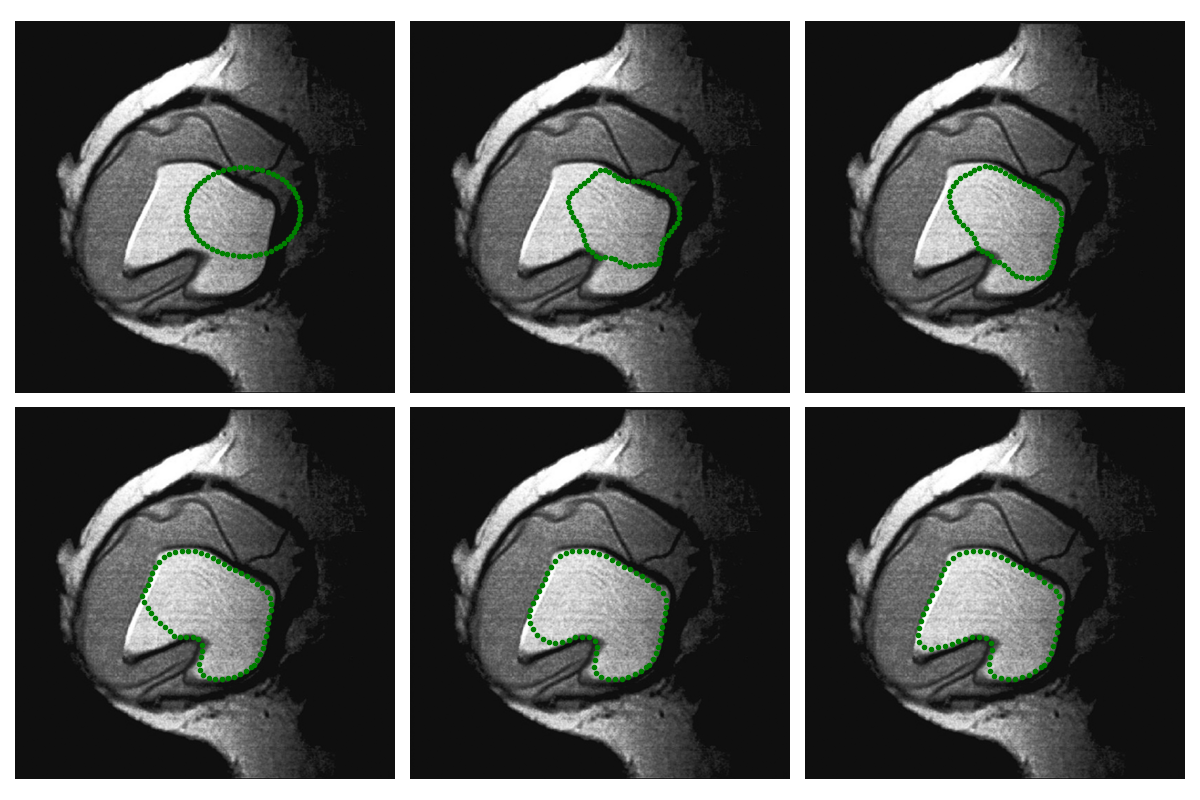

Python code for this plot:
import os
import sys
import numpy as np
import matplotlib.pyplot as plt
from skimage.io import imread
from libDIP.snakeMap4e import snakeMap4e
from libDIP.snakeForce4e import snakeForce4e
from libDIP.snakeIterate4e import snakeIterate4e
from libDIP.snakeReparam4e import snakeReparam4e
from libDIPUM.snake_display import snake_display
from libDIP.intScaling4e import intScaling4e
from libDIPUM.data_path import dip_data

# Parameters
NIter = [10, 20, 40, 60, 80]
T = 0.01
Sig = 11
NSig = 5

# Data
img_path = dip_data('breast-implant.tif')
if len(sys.argv) > 1:
    img_path = sys.argv[1]

f = imread(img_path)

# Edge map
emap = snakeMap4e(f, T, Sig, NSig, 'both')
# Scale to [0, 1] range
emap = intScaling4e(emap)

# Initial contour
t = np.arange(0, 2 * np.pi + 0.05, 0.05)
xi = 300 + 70 * np.cos(t)
yi = 360 + 90 * np.sin(t)

# Close the snake
xi = np.concatenate([xi, [xi[0]]])
yi = np.concatenate([yi, [yi[0]]])

# Snake force
FTx, FTy = snakeForce4e(emap, 'gvf', 0.2, 160)

# Normalize
mag = np.sqrt(FTx ** 2 + FTy ** 2)
FTx = FTx / (mag + 1e-10)
FTy = FTy / (mag + 1e-10)


def script_for_fig1113(xi, yi, FTx, FTy, n_iter):
    x = xi.copy()
    y = yi.copy()
    for _ in range(n_iter):
        x, y = snakeIterate4e(0.05, 0.5, 2.5, x, y, 1, FTx, FTy)
        x, y = snakeReparam4e(x, y)
    x, y = snakeReparam4e(x, y)
    return x, y


# Process
xs = []
ys = []
for n_iter in NIter:
    x, y = script_for_fig1113(xi, yi, FTx, FTy, n_iter)
    xs.append(x)
    ys.append(y)

# Display
fig, axes = plt.subplots(2, 3, figsize=(12, 8))

axes[0, 0].imshow(f, cmap='gray')
axes[0, 0].axis('off')
plt.sca(axes[0, 0])
snake_display(xi[::2], yi[::2], 'g.')

for idx, n_iter in enumerate(NIter):
    ax = axes.flat[idx + 1]
    ax.imshow(f, cmap='gray')
    ax.axis('off')
    plt.sca(ax)
    snake_display(xs[idx][::2], ys[idx][::2], 'g.')

plt.tight_layout()
plt.savefig('Figure1113.png')
plt.show()
